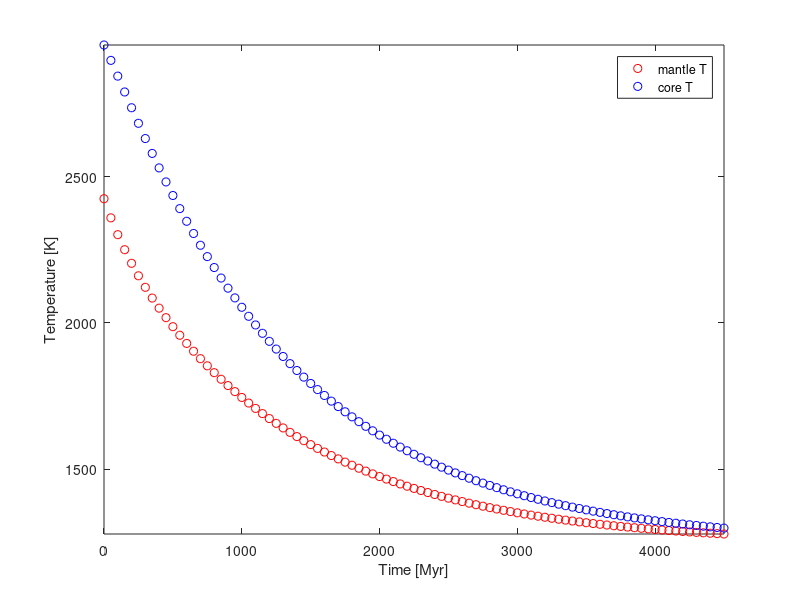

Write the MATLAB code that produced this figure.
%Session 1
%Making a very simple thermal evolution model of the Earths Interior 

%The mantle of the young Earth was initaly much hotter than it is today. It
%has been loosing heat to space throguh the atmosphere, some of which is
%being repenished by heat drawn from the even hotter core as well as from
%radioactive decay of some unstable elements in its composition. Lets build
%a very simple model to simulate the thermal evolution of the Earths mantle
%through time. We start by casting the conceptual model decribed above inta

% differential equation

%dT_m / dt = q_ma + qcm + Q_r

%Where
%T_m :  mantle temperatuer
%d/dt :  time derivative,
%r_ma : flux of heat from mantle to the atmosphere
%q_cm : flux of heat from the core to the mantle
%Q_r : radioactive heating rate.

%model the heat flow rates from the core to the mantle and the mantle to
%the atmosphere as proportional to their temperature difference and modulated
%by an effective heat transport coefficient . 

% Qma = K(Ta - Tm)
% Qmc = K(Tc - Tm)


%To keep things simple we can say that heat transport within the liquid outer
%core and gaseous atmosphere are much more rapid than in the solid state mantle
%and hence the rate of heat transfer will be limited by the overturn rate of
%mantle convection. We therefore relate the rate coefficent the characteristic
%time of mantle overturn.

%%
clear; close all; clc; % clear workspace, close variales, clean command window

%Define Variables 
Tm = 2500;          % the inital temperature of the mantle (K)
Tc = 3000;          % the constant temperature of the core (K)
Ta = 300;           % the constant atmosphere temperature (K)
Qr = 6e-14;         % the inital radioactive rate (K/s)

yr = 365*24*3600;   %seconds per year [s]
tend = 4.5e9 *yr;   %sets a stopping time
t = 0;              %sets inital time 
tau = 5e8 * yr;     %the mantle overturn time [s]
K = 1/tau;          %heat transfer coefficent [1/s]
dt = 5e7 * yr;      %defines the time step [s]


%loop through time untill the stopping time is reached
while t <= tend

    %calculate the heat transfers

    qMa = K*(Ta-Tm);
    qMc = K*(Tc-Tm);
    %update the mantle temperature
    Tm = Tm + (qMa + qMc + Qr) * dt; %This calculates the Tm after a time step
    
    %update the core temperature
    Tc = Tc -qMc *dt;

    %Displays the time, the temperatuer of the mantle and the temperature
    %of the core.
    disp(['time = ' num2str(t/1e6/yr) ' Myr   Tm = ' num2str(Tm) 'Tc = ' num2str(Tc) ' K'])


    %plot model progress
    plot(t/yr/1e6,Tm,'ro',t/yr/1e6,Tc,'bo'); axis tight; hold on;drawnow;
    legend('mantle T', 'core T')
    xlabel('Time [Myr]');
    ylabel('Temperature [K]');

     %increment time 
    t = t + dt;

end 
